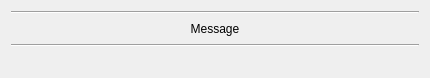
<?xml version="1.0" encoding="UTF-8"?>
<ui version="4.0">
 <class>Dialog</class>
 <widget class="QDialog" name="Dialog">
  <property name="geometry">
   <rect>
    <x>0</x>
    <y>0</y>
    <width>430</width>
    <height>78</height>
   </rect>
  </property>
  <property name="windowTitle">
   <string>Dialog</string>
  </property>
  <layout class="QGridLayout" name="gridLayout">
   <item row="0" column="0">
    <widget class="Line" name="line">
     <property name="orientation">
      <enum>Qt::Horizontal</enum>
     </property>
    </widget>
   </item>
   <item row="1" column="0">
    <widget class="QLabel" name="lMessage">
     <property name="font">
      <font>
       <pointsize>9</pointsize>
      </font>
     </property>
     <property name="layoutDirection">
      <enum>Qt::LeftToRight</enum>
     </property>
     <property name="text">
      <string>Message</string>
     </property>
     <property name="alignment">
      <set>Qt::AlignCenter</set>
     </property>
    </widget>
   </item>
   <item row="2" column="0">
    <widget class="Line" name="line_2">
     <property name="orientation">
      <enum>Qt::Horizontal</enum>
     </property>
    </widget>
   </item>
   <item row="3" column="0">
    <layout class="QHBoxLayout" name="hlButtons">
     <item>
      <spacer name="horizontalSpacer">
       <property name="orientation">
        <enum>Qt::Horizontal</enum>
       </property>
       <property name="sizeHint" stdset="0">
        <size>
         <width>40</width>
         <height>20</height>
        </size>
       </property>
      </spacer>
     </item>
     <item>
      <spacer name="horizontalSpacer_2">
       <property name="orientation">
        <enum>Qt::Horizontal</enum>
       </property>
       <property name="sizeHint" stdset="0">
        <size>
         <width>40</width>
         <height>20</height>
        </size>
       </property>
      </spacer>
     </item>
    </layout>
   </item>
  </layout>
 </widget>
 <resources/>
 <connections/>
</ui>
